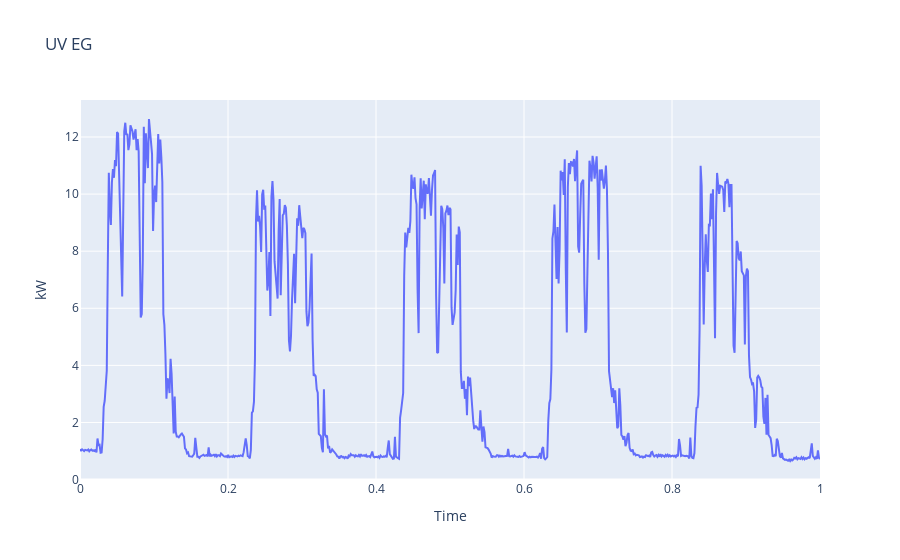

Here is the notebook cell this chart was saved with:
### Code cell
px.line(
    x=df_1T['t_scaled'], y=df_1T.kw, 
    title='UV EG',
    labels={
        'x': 'Time',
        'y': 'kW'
    })

### Figure 1 — Plotly figure (JSON) as saved in the notebook; plotly's stock layout.template omitted (floating-point values rounded to 4 significant figures; data arrays with more than 128 entries replaced by an {"elided": "..."} marker saying what was removed)
{"data": [{"hovertemplate": "Time=%{x}<br>kW=%{y}<extra></extra>", "legendgroup": "", "line": {"color": "#636efa", "dash": "solid"}, "marker": {"symbol": "circle"}, "mode": "lines", "name": "", "orientation": "v", "showlegend": false, "type": "scatter", "x": {"elided": "720 float values"}, "xaxis": "x", "y": {"elided": "720 float values"}, "yaxis": "y"}], "layout": {"legend": {"tracegroupgap": 0}, "title": {"text": "UV EG"}, "xaxis": {"anchor": "y", "domain": [0, 1], "title": {"text": "Time"}}, "yaxis": {"anchor": "x", "domain": [0, 1], "title": {"text": "kW"}}}}
